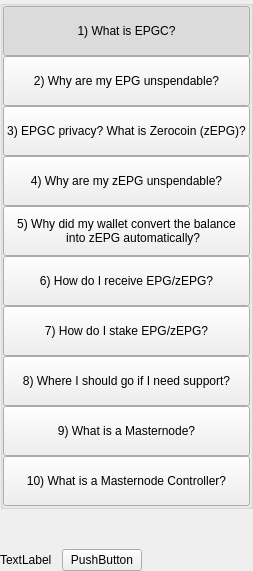
         <widget class="QWidget" name="left" native="true">
          <layout class="QVBoxLayout" name="verticalLayout_3">
           <property name="leftMargin">
            <number>0</number>
           </property>
           <property name="topMargin">
            <number>0</number>
           </property>
           <property name="rightMargin">
            <number>0</number>
           </property>
           <property name="bottomMargin">
            <number>0</number>
           </property>
           <item>
            <layout class="QVBoxLayout" name="verticalLayout_2">
             <property name="spacing">
              <number>0</number>
             </property>
             <item>
              <widget class="QWidget" name="containerButtons" native="true">
               <layout class="QVBoxLayout" name="verticalLayout">
                <property name="spacing">
                 <number>0</number>
                </property>
                <property name="leftMargin">
                 <number>0</number>
                </property>
                <property name="topMargin">
                 <number>0</number>
                </property>
                <property name="rightMargin">
                 <number>0</number>
                </property>
                <property name="bottomMargin">
                 <number>0</number>
                </property>
                <item>
                 <widget class="QGroupBox" name="groupBox">
                  <property name="title">
                   <string/>
                  </property>
                  <layout class="QVBoxLayout" name="verticalLayout_9">
                   <property name="spacing">
                    <number>0</number>
                   </property>
                   <property name="leftMargin">
                    <number>0</number>
                   </property>
                   <property name="topMargin">
                    <number>0</number>
                   </property>
                   <property name="rightMargin">
                    <number>0</number>
                   </property>
                   <property name="bottomMargin">
                    <number>0</number>
                   </property>
                   <item>
                    <widget class="QPushButton" name="pushButtonFaq1">
                     <property name="minimumSize">
                      <size>
                       <width>0</width>
                       <height>50</height>
                      </size>
                     </property>
                     <property name="maximumSize">
                      <size>
                       <width>16777215</width>
                       <height>50</height>
                      </size>
                     </property>
                     <property name="focusPolicy">
                      <enum>Qt::NoFocus</enum>
                     </property>
                     <property name="text">
                      <string>1) What is EPGC?</string>
                     </property>
                     <property name="checkable">
                      <bool>true</bool>
                     </property>
                     <property name="checked">
                      <bool>true</bool>
                     </property>
                     <property name="autoExclusive">
                      <bool>true</bool>
                     </property>
                    </widget>
                   </item>
                   <item>
                    <widget class="QPushButton" name="pushButtonFaq2">
                     <property name="minimumSize">
                      <size>
                       <width>0</width>
                       <height>50</height>
                      </size>
                     </property>
                     <property name="maximumSize">
                      <size>
                       <width>16777215</width>
                       <height>50</height>
                      </size>
                     </property>
                     <property name="focusPolicy">
                      <enum>Qt::NoFocus</enum>
                     </property>
                     <property name="text">
                      <string>2) Why are my EPG unspendable?</string>
                     </property>
                     <property name="checkable">
                      <bool>true</bool>
                     </property>
                     <property name="autoExclusive">
                      <bool>true</bool>
                     </property>
                    </widget>
                   </item>
                   <item>
                    <widget class="QPushButton" name="pushButtonFaq3">
                     <property name="minimumSize">
                      <size>
                       <width>0</width>
                       <height>50</height>
                      </size>
                     </property>
                     <property name="maximumSize">
                      <size>
                       <width>16777215</width>
                       <height>16777215</height>
                      </size>
                     </property>
                     <property name="focusPolicy">
                      <enum>Qt::NoFocus</enum>
                     </property>
                     <property name="text">
                      <string>3) EPGC privacy? What is Zerocoin (zEPG)?</string>
                     </property>
                     <property name="checkable">
                      <bool>true</bool>
                     </property>
                     <property name="autoExclusive">
                      <bool>true</bool>
                     </property>
                    </widget>
                   </item>
                   <item>
                    <widget class="QPushButton" name="pushButtonFaq4">
                     <property name="minimumSize">
                      <size>
                       <width>0</width>
                       <height>50</height>
                      </size>
                     </property>
                     <property name="maximumSize">
                      <size>
                       <width>16777215</width>
                       <height>16777215</height>
                      </size>
                     </property>
                     <property name="focusPolicy">
                      <enum>Qt::NoFocus</enum>
                     </property>
                     <property name="text">
                      <string>4) Why are my zEPG unspendable?</string>
                     </property>
                     <property name="checkable">
                      <bool>true</bool>
                     </property>
                     <property name="autoExclusive">
                      <bool>true</bool>
                     </property>
                    </widget>
                   </item>
                   <item>
                    <widget class="QPushButton" name="pushButtonFaq5">
                     <property name="minimumSize">
                      <size>
                       <width>0</width>
                       <height>50</height>
                      </size>
                     </property>
                     <property name="focusPolicy">
                      <enum>Qt::NoFocus</enum>
                     </property>
                     <property name="text">
                      <string>5) Why did my wallet convert the balance
    into zEPG automatically?</string>
                     </property>
                     <property name="checkable">
                      <bool>true</bool>
                     </property>
                     <property name="autoExclusive">
                      <bool>true</bool>
                     </property>
                    </widget>
                   </item>
                   <item>
                    <widget class="QPushButton" name="pushButtonFaq6">
                     <property name="minimumSize">
                      <size>
                       <width>0</width>
                       <height>50</height>
                      </size>
                     </property>
                     <property name="focusPolicy">
                      <enum>Qt::NoFocus</enum>
                     </property>
                     <property name="text">
                      <string>6) How do I receive EPG/zEPG?</string>
                     </property>
                     <property name="checkable">
                      <bool>true</bool>
                     </property>
                     <property name="autoExclusive">
                      <bool>true</bool>
                     </property>
                    </widget>
                   </item>
                   <item>
                    <widget class="QPushButton" name="pushButtonFaq7">
                     <property name="minimumSize">
                      <size>
                       <width>0</width>
                       <height>50</height>
                      </size>
                     </property>
                     <property name="focusPolicy">
                      <enum>Qt::NoFocus</enum>
                     </property>
                     <property name="text">
                      <string>7) How do I stake EPG/zEPG?</string>
                     </property>
                     <property name="checkable">
                      <bool>true</bool>
                     </property>
                     <property name="autoExclusive">
                      <bool>true</bool>
                     </property>
                    </widget>
                   </item>
                   <item>
                    <widget class="QPushButton" name="pushButtonFaq8">
                     <property name="minimumSize">
                      <size>
                       <width>0</width>
                       <height>50</height>
                      </size>
                     </property>
                     <property name="focusPolicy">
                      <enum>Qt::NoFocus</enum>
                     </property>
                     <property name="text">
                      <string>8) Where I should go if I need support?</string>
                     </property>
                     <property name="checkable">
                      <bool>true</bool>
                     </property>
                     <property name="autoExclusive">
                      <bool>true</bool>
                     </property>
                    </widget>
                   </item>
                   <item>
                    <widget class="QPushButton" name="pushButtonFaq9">
                     <property name="minimumSize">
                      <size>
                       <width>0</width>
                       <height>50</height>
                      </size>
                     </property>
                     <property name="focusPolicy">
                      <enum>Qt::NoFocus</enum>
                     </property>
                     <property name="text">
                      <string>9) What is a Masternode?</string>
                     </property>
                     <property name="checkable">
                      <bool>true</bool>
                     </property>
                     <property name="autoExclusive">
                      <bool>true</bool>
                     </property>
                    </widget>
                   </item>
                   <item>
                    <widget class="QPushButton" name="pushButtonFaq10">
                     <property name="minimumSize">
                      <size>
                       <width>0</width>
                       <height>50</height>
                      </size>
                     </property>
                     <property name="focusPolicy">
                      <enum>Qt::NoFocus</enum>
                     </property>
                     <property name="text">
                      <string>10) What is a Masternode Controller?</string>
                     </property>
                     <property name="checkable">
                      <bool>true</bool>
                     </property>
                     <property name="autoExclusive">
                      <bool>true</bool>
                     </property>
                    </widget>
                   </item>
                  </layout>
                 </widget>
                </item>
               </layout>
              </widget>
             </item>
             <item>
              <spacer name="verticalSpacer">
               <property name="orientation">
                <enum>Qt::Vertical</enum>
               </property>
               <property name="sizeHint" stdset="0">
                <size>
                 <width>20</width>
                 <height>40</height>
                </size>
               </property>
              </spacer>
             </item>
             <item>
              <layout class="QHBoxLayout" name="horizontalLayout_2">
               <item>
                <widget class="QLabel" name="labelWebLink">
                 <property name="text">
                  <string>TextLabel</string>
                 </property>
                </widget>
               </item>
               <item>
                <spacer name="horizontalSpacer_4">
                 <property name="orientation">
                  <enum>Qt::Horizontal</enum>
                 </property>
                 <property name="sizeType">
                  <enum>QSizePolicy::Minimum</enum>
                 </property>
                 <property name="sizeHint" stdset="0">
                  <size>
                   <width>10</width>
                   <height>20</height>
                  </size>
                 </property>
                </spacer>
               </item>
               <item>
                <widget class="QPushButton" name="pushButtonWebLink">
                 <property name="focusPolicy">
                  <enum>Qt::NoFocus</enum>
                 </property>
                 <property name="text">
                  <string>PushButton</string>
                 </property>
                </widget>
               </item>
               <item>
                <spacer name="horizontalSpacer_2">
                 <property name="orientation">
                  <enum>Qt::Horizontal</enum>
                 </property>
                 <property name="sizeHint" stdset="0">
                  <size>
                   <width>40</width>
                   <height>20</height>
                  </size>
                 </property>
                </spacer>
               </item>
              </layout>
             </item>
            </layout>
           </item>
          </layout>
         </widget>
